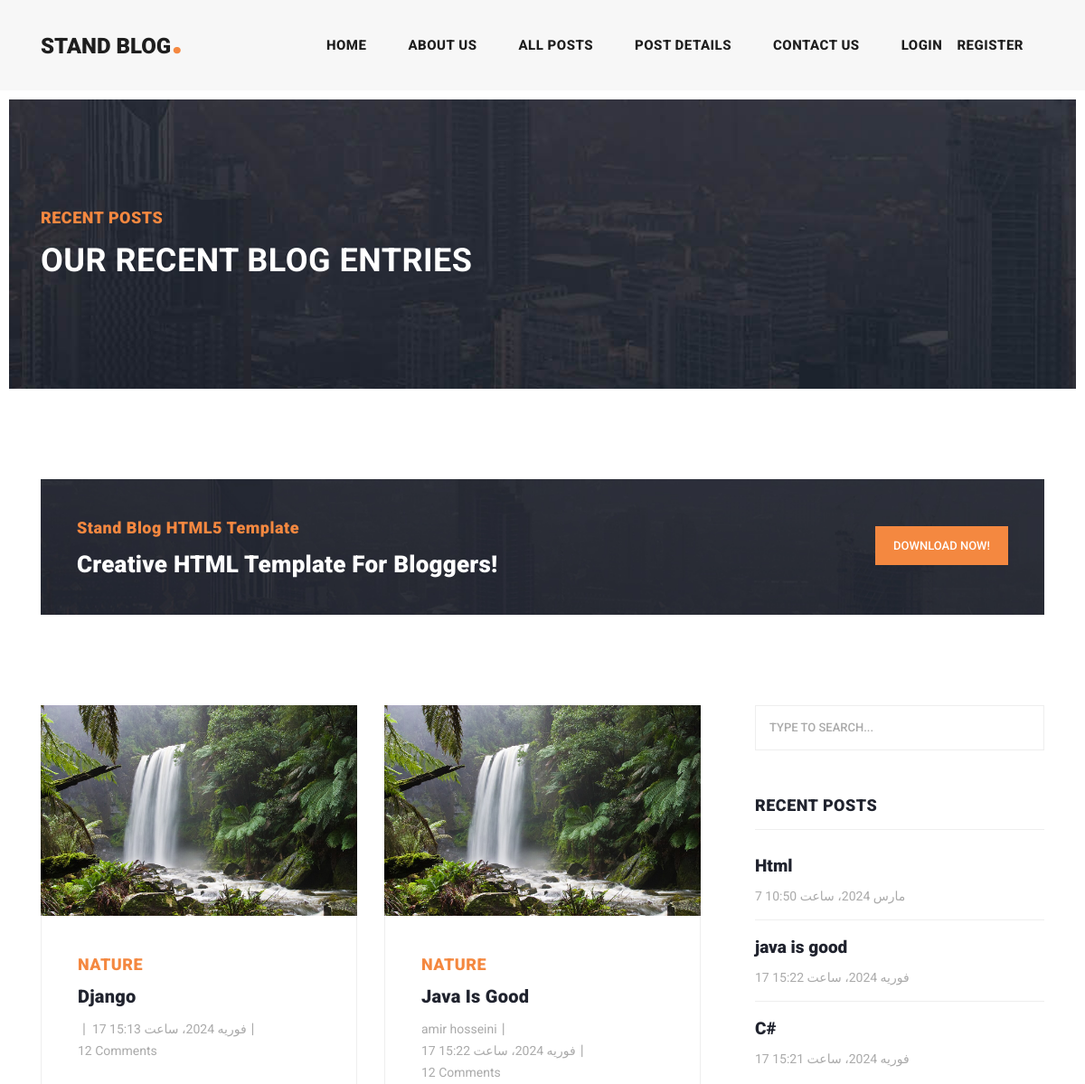
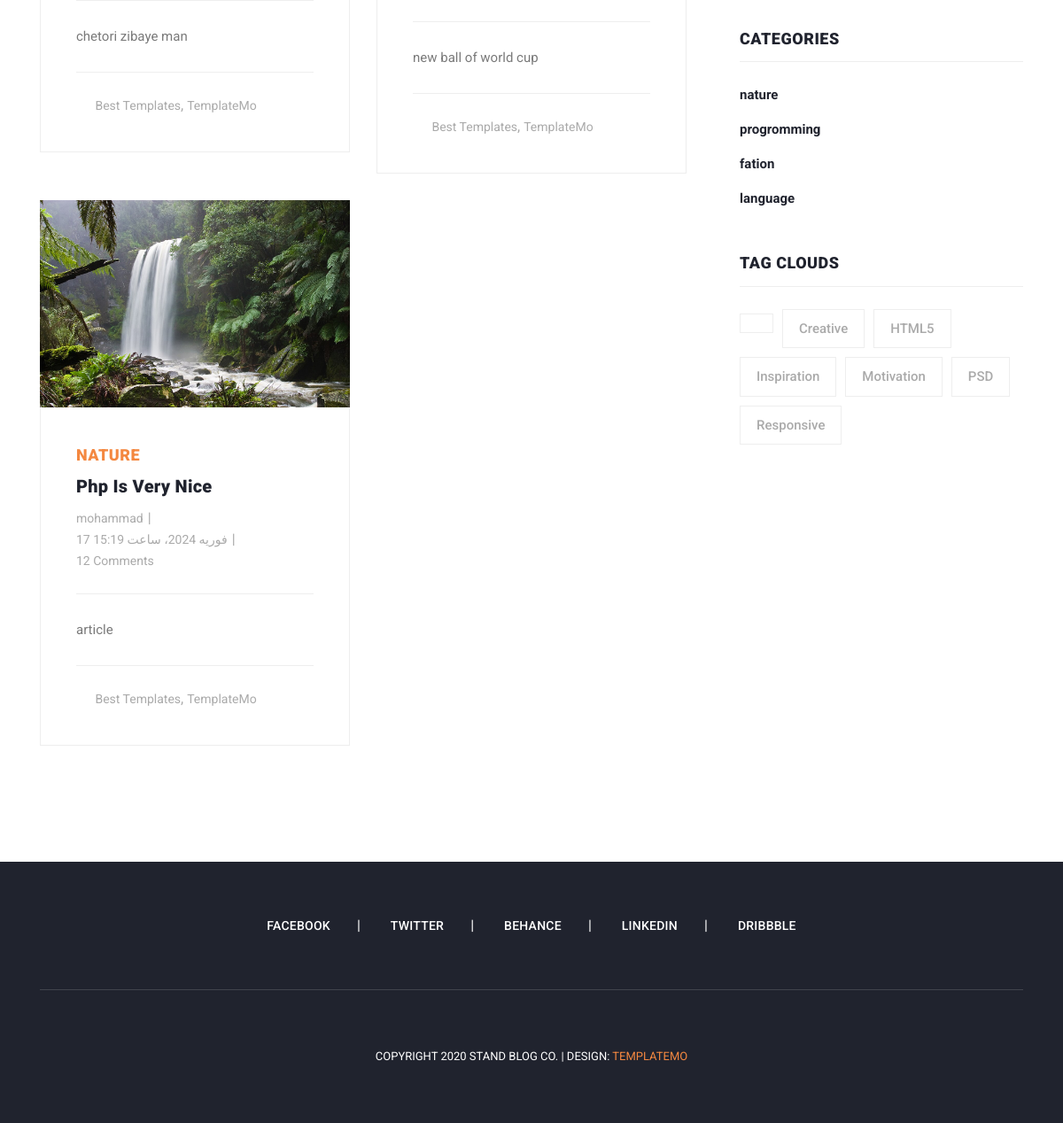
The page /posts/category/1 on the database its author committed (2 pictures, top to bottom).
### blog/models.py (models this page shows, shortened)
class Post(models.Model):
    author = models.ForeignKey(User, on_delete=models.CASCADE, verbose_name='نویسنده')
    category = models.ManyToManyField(Category, related_name='posts', verbose_name='دسته بندی')
    title = models.CharField(max_length=70 , verbose_name='عنوان')
    body = models.TextField()
    image = models.ImageField(upload_to='images/posts', verbose_name='تصویر', blank=True, null=True)
    created = models.DateTimeField(auto_now_add=True)
    updated = models.DateTimeField(auto_now=True)
    status = models.BooleanField(default=True)
    slug = models.SlugField(unique=True, blank=True)
    class Meta:
        ordering = ('-updated', '-created')
        verbose_name = 'مقاله'
        verbose_name_plural = 'مقالات'

class Category(models.Model):
    title = models.CharField(max_length=100, verbose_name='عنوان')
    created = models.DateTimeField(auto_now_add=True)
    def __str__(self):
        return self.title
    class Meta:
        verbose_name = 'دسته بندی '
        verbose_name_plural = 'دسته بندی ها'

### blog/views.py (the view)
# urls.py: path('category/<int:pk>', views.category_detail,  name='category_detail'),
def category_detail(request, pk=None):
    category = get_object_or_404(Category, id=pk)
    posts = category.posts.all()
    return render(request, 'blog/posts_list.html', {'posts': posts})

### context_processors/context_processors.py (called while the page is built)
def recent_posts(request):
    recent_posts = Post.objects.order_by('-created')[:3]
    categories = Category.objects.all()
    return {'recent_posts': recent_posts, 'categories':categories}

### blog/templates/blog/posts_list.html (shortened to what this page needs)
{% extends 'base.html' %}
{% load static %}
{% block content %}
    <body>
    <div class="heading-page header-text">
        <section class="page-heading">
            <div class="container">
                <div class="row">
                    <div class="col-lg-12">
                        <div class="text-content">
                            <h4>Recent Posts</h4>
                            <h2>Our Recent Blog Entries</h2>
                        </div>
                    </div>
                </div>
            </div>
        </section>
    </div>
    <section class="call-to-action">
        <div class="container">
            <div class="row">
                <div class="col-lg-12">
                    <div class="main-content">
                        <div class="row">
                            <div class="col-lg-8">
                                <span>Stand Blog HTML5 Template</span>
                                <h4>Creative HTML Template For Bloggers!</h4>
                            </div>
                            <div class="col-lg-4">
                                <div class="main-button">
                                    <a href="https://templatemo.com/tm-551-stand-blog" target="_parent">Download
                                        Now!</a>
                                </div>
                            </div>
                        </div>
                    </div>
                </div>
            </div>
        </div>
    </section>
    <section class="blog-posts grid-system">
        <div class="container">
            <div class="row">
                <div class="col-lg-8">
                    <div class="all-blog-posts">
                        <div class="row">
                            {% for item in posts %}
                                <div class="col-lg-6">
                                    <div class="blog-post">
                                        <div class="blog-thumb">
                                            <img src="{{ item.image.url }}" alt="">
                                        </div>
                                        <div class="down-content">
                                            <span>{{ item.category.first }}</span>
                                            <a href="post-details.html"><h4>{{ item.title }}</h4></a>
                                            <ul class="post-info">
                                                <li><a href="#">{{ item.author.get_full_name }}</a></li>
                                                <li><a href="#">{{ item.created }}</a></li>
                                                <li><a href="#">12 Comments</a></li>
                                            </ul>
                                            <p>{{ item.body }}</p>
                                            <div class="post-options">
                                                <div class="row">
                                                    <div class="col-lg-12">
                                                        <ul class="post-tags">
                                                            <li><i class="fa fa-tags"></i></li>
                                                            <li><a href="#">Best Templates</a>,</li>
                                                            <li><a href="#">TemplateMo</a></li>
                                                        </ul>
                                                    </div>
                                                </div>
                                            </div>
                                        </div>
                                    </div>
                                </div>
                            {% endfor %}
                            <div class="col-lg-12">
                            </div>
                        </div>
                    </div>
                </div>
                {% include 'includes/sidebar.html' %}
            </div>
        </div>
    </section>
{% endblock %}

### templates/base.html (shortened to what this page needs)
{% load static %}
<!DOCTYPE html>
<html lang="en">
{% include 'includes/head_refrences.html' %}
<body>
{% include 'includes/header.html' %}
{% block content %}{% endblock %}
{% include 'includes/footer.html' %}
</body>
</html>

### templates/includes/head_refrences.html (shortened to what this page needs)
{% load static %}
<head>
    <link href="{% static "vendor/bootstrap/css/bootstrap.min.css" %}" rel="stylesheet">
    <link rel="stylesheet" href="{% static "css/fontawesome.css" %}">
    <link rel="stylesheet" href="{% static "css/templatemo-stand-blog.css" %}">
    <link rel="stylesheet" href="{% static "css/owl.css" %}">
</head>

### templates/includes/header.html (shortened to what this page needs)
{% load static %}
<header class="">
    <nav class="navbar navbar-expand-lg">
        <div class="container">
            <a class="navbar-brand" href="index.html"><h2>Stand Blog<em>.</em></h2></a>
            <div class="collapse navbar-collapse" id="navbarResponsive">
                <ul class="navbar-nav ml-auto">
                    <li class="nav-item  {% if request.resolver_match.url_name == 'main' %}active{% endif %} " >
                        <a class="nav-link" href="{% url 'home_app:main' %}">Home
                        </a>
                    </li>
                    <li class="nav-item">
                        <a class="nav-link" href="about.html">About Us</a>
                    </li>
                    <li class="nav-item {% if request.resolver_match.url_name == 'post_list' %}active{% endif %} ">
                        <a class="nav-link" href="{% url 'blog:post_list' %}">All Posts</a>
                    </li>
                    <li class="nav-item">
                        <a class="nav-link" href="post-details.html">Post Details</a>
                    </li>
                    <li class="nav-item">
                        <a class="nav-link" href="{% url 'blog:contact_us' %}">Contact Us</a>
                    </li>
                    <li class="nav-item">
                        {% if request.user.is_authenticated %}
                            <div class="d-flex">
                                {% if request.user.first_name %}
                                    {% if user.profile.image %}
                                        <span> <img src="{{ user.profile.image.url }}" width="27px" height="27px" alt=""
                                                    style="border-radius:100%"></span>
                                    {% else %}
                                        <span><img src="{% static 'images/empty_profile.png' %}" width="27px"
                                                   height="27px" alt="" style="border-radius:100%"></span>
                                    {% endif %}
                                    <a class="nav-link" href=""> {{ user.profile.user }}</a>
                                {% else %}
                                    <a class="nav-link" href=""> {{ request.user.username }}</a>
                                {% endif %}
                                <a class="nav-link" href="{% url 'accounts:logout' %}"><span>logout</span> </a>
                            </div>
                        {% else %}
                            <div class="d-flex">
                                <a class="nav-link" href="{% url 'accounts:login' %}"> Login</a>
                                <a class="nav-link" href="{% url 'accounts:register' %}"> Register</a>
                            </div>
                        {% endif %}
                    </li>
                </ul>
            </div>
        </div>
    </nav>
</header>

### templates/includes/sidebar.html
{% load static %}
<div class="col-lg-4">
    <div class="sidebar">
        <div class="row">
            <div class="col-lg-12">
                <div class="sidebar-item search">
                    <form id="search_form" name="gs" method="GET" action="{% url 'blog:search_posts' %}">
                        <input type="text" name="q" class="searchText" placeholder="type to search..."
                               autocomplete="on">
                    </form>
                </div>
            </div>
            <div class="col-lg-12">
                <div class="sidebar-item recent-posts">
                    <div class="sidebar-heading">
                        <h2>Recent Posts</h2>
                    </div>
                    <div class="content">
                        <ul>
                            {% for item in recent_posts %}
                                <li><a href="post-details.html">
                                    <h5>{{ item.title }}</h5>
                                    <span>{{ item.created }}</span>
                                </a></li>
                            {% endfor %}
                        </ul>
                    </div>
                </div>
            </div>
            <div class="col-lg-12">
                <div class="sidebar-item categories">
                    <div class="sidebar-heading">
                        <h2>Categories</h2>
                    </div>
                    <div class="content">
                        <ul>
                            {% for cat in categories %}
                            <li><a href="{% url 'blog:category_detail' cat.id %}">{{ cat.title }} </a></li>
                            {% endfor %}
                        </ul>
                    </div>
                </div>
            </div>
            <div class="col-lg-12">
                <div class="sidebar-item tags">
                    <div class="sidebar-heading">
                        <h2>Tag Clouds</h2>
                    </div>
                    <div class="content">
                        <ul>
                            <li><a href="#">{{ name }}</a></li>
                            <li><a href="#">Creative</a></li>
                            <li><a href="#">HTML5</a></li>
                            <li><a href="#">Inspiration</a></li>
                            <li><a href="#">Motivation</a></li>
                            <li><a href="#">PSD</a></li>
                            <li><a href="#">Responsive</a></li>
                        </ul>
                    </div>
                </div>
            </div>
        </div>
    </div>
</div>

### templates/includes/footer.html
{% load static %}
<footer>
    <div class="container">
        <div class="row">
            <div class="col-lg-12">
                <ul class="social-icons">
                    <li><a href="#">Facebook</a></li>
                    <li><a href="#">Twitter</a></li>
                    <li><a href="#">Behance</a></li>
                    <li><a href="#">Linkedin</a></li>
                    <li><a href="#">Dribbble</a></li>
                </ul>
            </div>
            <div class="col-lg-12">
                <div class="copyright-text">
                    <p>Copyright 2020 Stand Blog Co.
                        | Design: <a rel="nofollow" href="https://templatemo.com" target="_parent">TemplateMo</a></p>
                </div>
            </div>
        </div>
    </div>
</footer>

### templates/includes/footer_refrences.html (shortened to what this page needs)
{% load static %}

### rows shown on the page
Post: image (picture), category.first "NATURE", title "Django", created "17 فوریه 2024، ساعت 15:13", body "chetori zibaye man"
Post: image (picture), category.first "NATURE", title "Java Is Good", author.get_full_name "amir hosseini", created "17 فوریه 2024، ساعت 15:22", body "new ball of world cup", title "java is good"
Post: image (picture), category.first "NATURE", title "Php Is Very Nice", author.get_full_name "mohammad", created "17 فوریه 2024، ساعت 15:19", body "article"
Post: title "Html", created "7 مارس 2024، ساعت 10:50"
Post: title "C#", created "17 فوریه 2024، ساعت 15:21"
Category: title "nature"
Category: title "progromming"
Category: title "fation"
Category: title "language"
